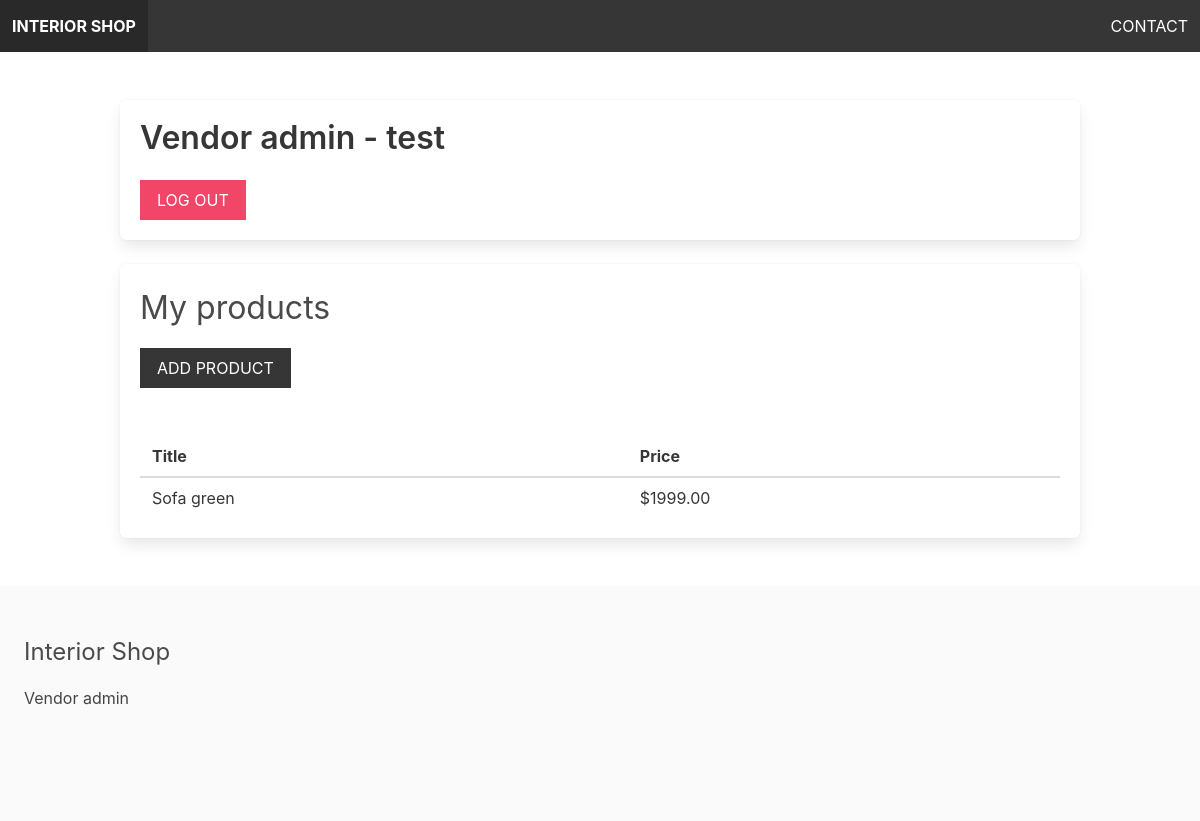
Screenshot of /vendors/vendor_admin/ (signed in) with the database file from the repository.
### vendor/models.py (models this page shows, shortened)
class Vendor(models.Model):
  name = models.CharField(max_length=255)
  created_at = models.DateTimeField(auto_now_add=True)
  created_by = models.OneToOneField(User, related_name='vendor', on_delete=models.CASCADE)
  class Meta:
    ordering = ['name']

### product/models.py (models this page shows, shortened)
class Product(models.Model):
  category = models.ForeignKey(Category, related_name='products', on_delete=models.CASCADE)
  vendor = models.ForeignKey(Vendor, related_name='products', on_delete=models.CASCADE)
  title = models.CharField(max_length=255)
  slug = models.SlugField(max_length=255)
  description = models.TextField(blank=True, null=True)
  price = models.DecimalField(max_digits=6, decimal_places=2)
  date_added = models.DateTimeField(auto_now_add=True)
  image = models.ImageField(upload_to='uploads/', blank=True, null=True)
  thumbnail = models.ImageField(upload_to='uploads/', blank=True, null=True)
  class Meta:
    ordering = ['-date_added']

### vendor/views.py (the view)
# urls.py: path('vendor_admin/', views.vendor_admin, name='vendor_admin'),
@login_required
def vendor_admin(request):
  vendor = request.user.vendor
  products = vendor.products.all()
  return render(request, 'vendor/vendor_admin.html', {'vendor': vendor, 'products': products})

### vendor/templates/vendor/vendor_admin.html (shortened to what this page needs)
{% extends 'core/base.html' %}
{% block content %}
  <div class="box">
    <h1 class="title">Vendor admin - {{ vendor.name }}</h1>
    <a href="{% url 'logout' %}" class="button is-danger is-uppercase">Log out</a>
  </div>
  <div class="box">
    <h2 class="is-size-3 mb-4">My products</h2>
    <a href="{% url 'add_product' %}" class="button is-dark is-uppercase mb-6">Add product</a>
    {% if products %}
      <table class="table is-fullwidth">
        <thead>
        <tr>
          <th>Title</th>
          <th>Price</th>
        </tr>
        </thead>
        <tbody>
        {% for product in products %}
        <tr>
          <td>{{ product.title }}</td>
          <td>${{ product.price }}</td>
        </tr>
        {% endfor %}
        </tbody>
      </table>
    {% else %}
      <p>You don't have any products yet...</p>
    {% endif %}
  </div>
{% endblock %}

### static/styles/main.css (style rules this page uses)
.input, .button { border-radius: 0; }

### rows the page displays
Vendor: name "test"
Product: title "Sofa green", price "1999.00"
